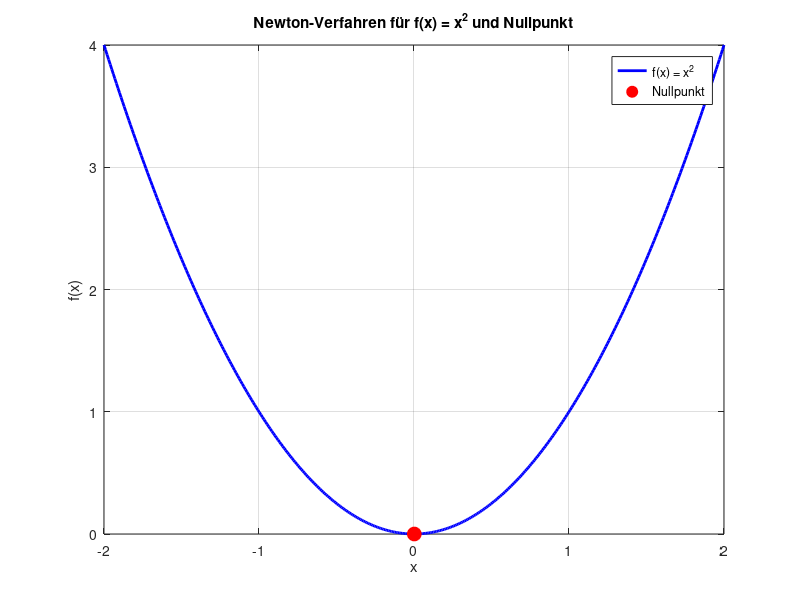

Write the MATLAB code that produced this figure.
% Newton-Verfahren, um den Nullpunkt der Funktion f(x) = x^2 zu finden
% und anschließendes Plotten der Funktion und des Nullpunkts

% Definition der Funktion und ihrer Ableitung
f = @(x) x.^2;
df = @(x) 2*x;

% Startwert (wähle beliebig, z.B. x0 = 2)
x0 = 2;

% Iterationsschritte für das Newton-Verfahren
max_iter = 10;
tol = 1e-8;

x = x0;
for i = 1:max_iter
    x_new = x - f(x)/df(x);
    if abs(x_new - x) < tol
        break;
    end
    x = x_new;
end

nullpunkt = x;

% Plot der Funktion und des Nullpunkts
x_vals = linspace(-2, 2, 400);
y_vals = f(x_vals);

figure;
plot(x_vals, y_vals, 'b-', 'LineWidth', 2); hold on;
plot(nullpunkt, f(nullpunkt), 'ro', 'MarkerSize', 10, 'MarkerFaceColor', 'r');
uiwait(gcf);
xlabel('x');
ylabel('f(x)');
title('Newton-Verfahren für f(x) = x^2 und Nullpunkt');
grid on
legend('f(x) = x^2', 'Nullpunkt');

fprintf('Der berechnete Nullpunkt ist bei x = %.10f\n', nullpunkt);
